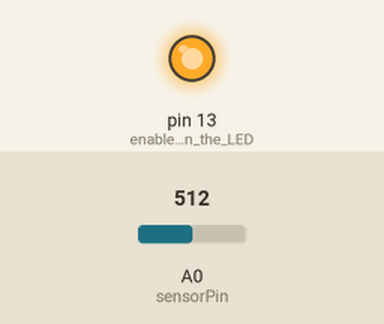
Simulated run of this sketch. Board: Arduino Uno, built with avr-gcc and run on an emulated ATmega328P. On the bench: output pins drawn as LEDs (lit = HIGH). Inputs (shaded band) come from the test bench; at power-on: A0 (sensorPin) = 512. What the sketch prints to the serial monitor is not drawn.

Above: at 2.9 s.
3.0 s: A0 (sensorPin) set to 306
At 3.9 s:
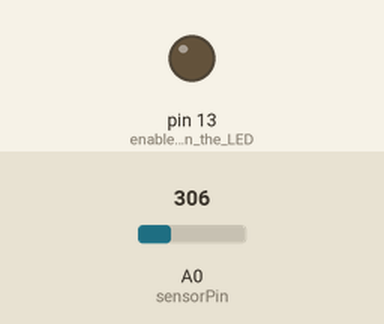
6.5 s: A0 (sensorPin) set to 122
Timing chart, 0 to 16.0 s (numbered marks = the images above; inputs shaded):
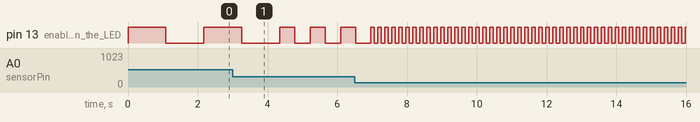

The sketch:

sketch_photoresistor_delayval_serialmonitor.ino
```cpp
/*
* Blink with photoresistor (scaled with serial output)
*/
const int sensorPin = A0; // connect sensor to analog input 0

// low and high values for the sensor readings; you may need to adjust these
const int low = 200;
const int high = 800;

// The next two lines set the min and max delay between blinks.
const int minDuration = 100; // minimum wait between blinks
const int maxDuration = 2000; // maximum wait between blinks

void setup()
{
  pinMode(LED_BUILTIN, OUTPUT); // enable output on the LED pin
  Serial.begin(9600);           // initialize Serial
}

void loop()
{
  int delayval = analogRead(sensorPin); // read the analog input

  // the next line scales the delay value between the min and max values
  delayval = map(delayval, low, high, minDuration, maxDuration);
  delayval = constrain(delayval, minDuration, maxDuration);

  Serial.println(delayval);        //print delay value to serial monitor
  digitalWrite(LED_BUILTIN, HIGH); // set the LED on
  delay(delayval);                 // delay is dependent on light level
  digitalWrite(LED_BUILTIN, LOW);  // set the LED off
  delay(delayval);
}
```

Measured:
- by itself, pin 13 (enable_output_on_the_LED): repeats every 0.20 s: HIGH 0.10 s, LOW 0.10 s
